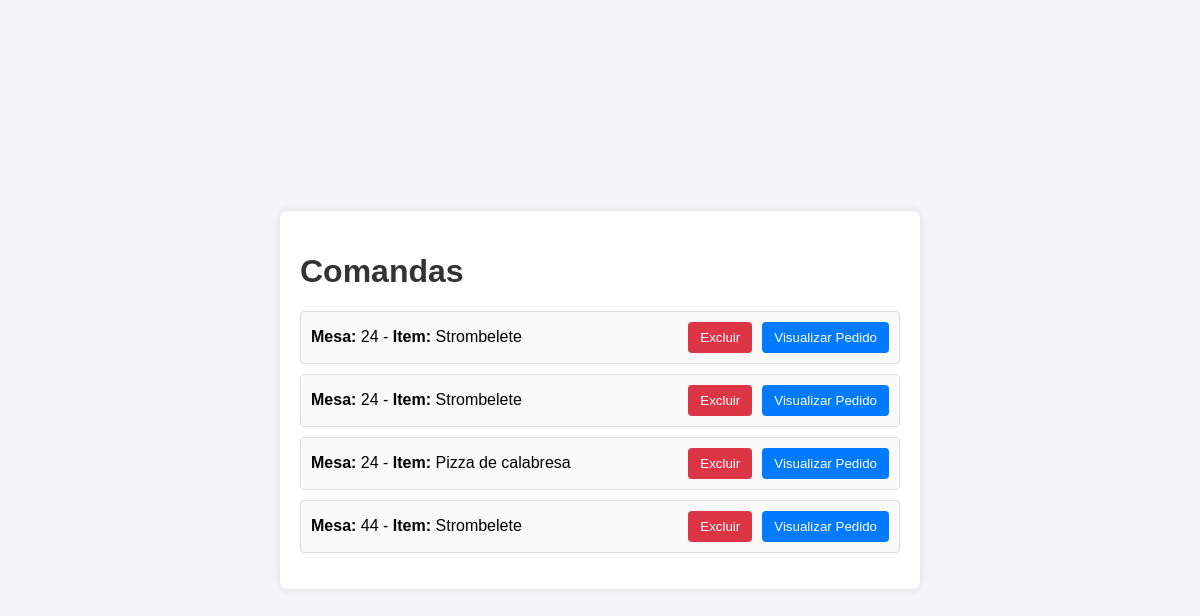
Page /comandas/ on the earlier database version.
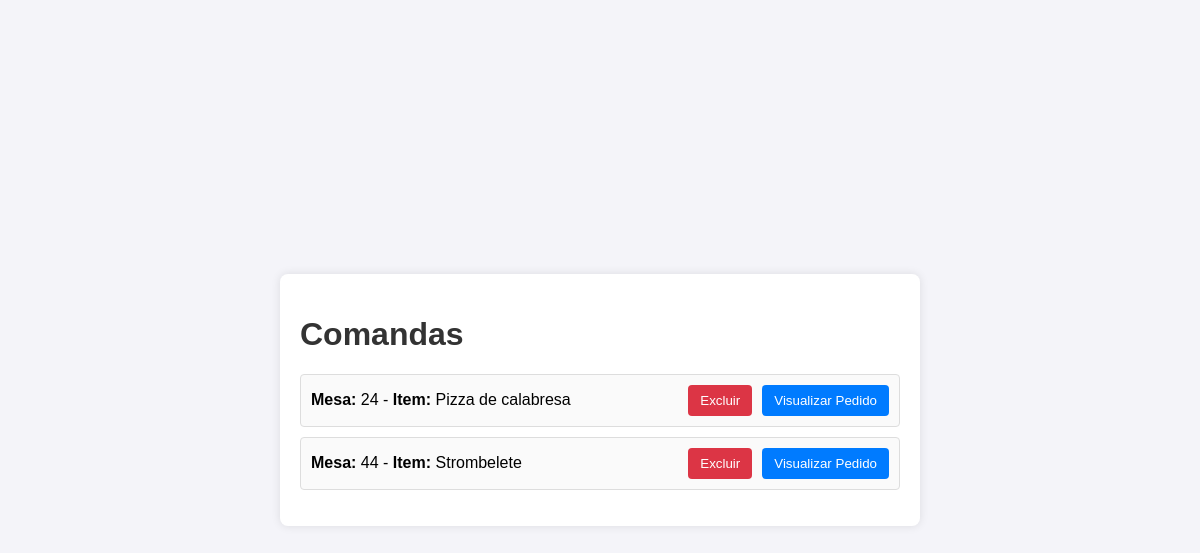
Same page on the later database version.
### menu/models.py (models this page shows, shortened)
class Pedido(models.Model):
    mesa = models.IntegerField()
    menu_item = models.ForeignKey(MenuItem, on_delete=models.CASCADE)
    created_at = models.DateTimeField(auto_now_add=True)
    quantidade = models.PositiveBigIntegerField(default=1)

class MenuItem(models.Model):
    name = models.CharField(max_length=100)
    description = models.TextField()
    price = models.DecimalField(max_digits=10, decimal_places=2)

### menu/views.py (the view)
# urls.py: path('comandas/', views.order_list, name='order_list'),
def order_list(request):
    pedidos = Pedido.objects.all()
    return render(request, 'menu/order_list.html', {'pedidos': pedidos})

### menu/templates/menu/order_list.html (shortened to what this page needs)
<!DOCTYPE html>
<html lang="en">
<head>
</head>
<body>
    <div class="container">
        <h1>Comandas</h1>
        <ul>
            {% for pedido in pedidos %}
            <li>
                <div>
                    <strong>Mesa:</strong> {{ pedido.mesa }} - <strong>Item:</strong> {{ pedido.menu_item.name }}
                </div>
                <div class="buttons">
                    <form action="{% url 'delete_order' pedido.id %}" method="post" style="display:inline;">
                        <button type="submit" class="delete-button">Excluir</button>
                    </form>
                    <a href="{% url 'order_detail' pedido.id %}">
                        <button type="button">Visualizar Pedido</button>
                    </a>
                </div>
            </li>
            {% endfor %}
        </ul>
    </div>
</body>
</html>

Differences in the rows shown:
removed Pedido: mesa "24", menu_item.name "Strombelete"
removed Pedido: mesa "24", menu_item.name "Strombelete"
